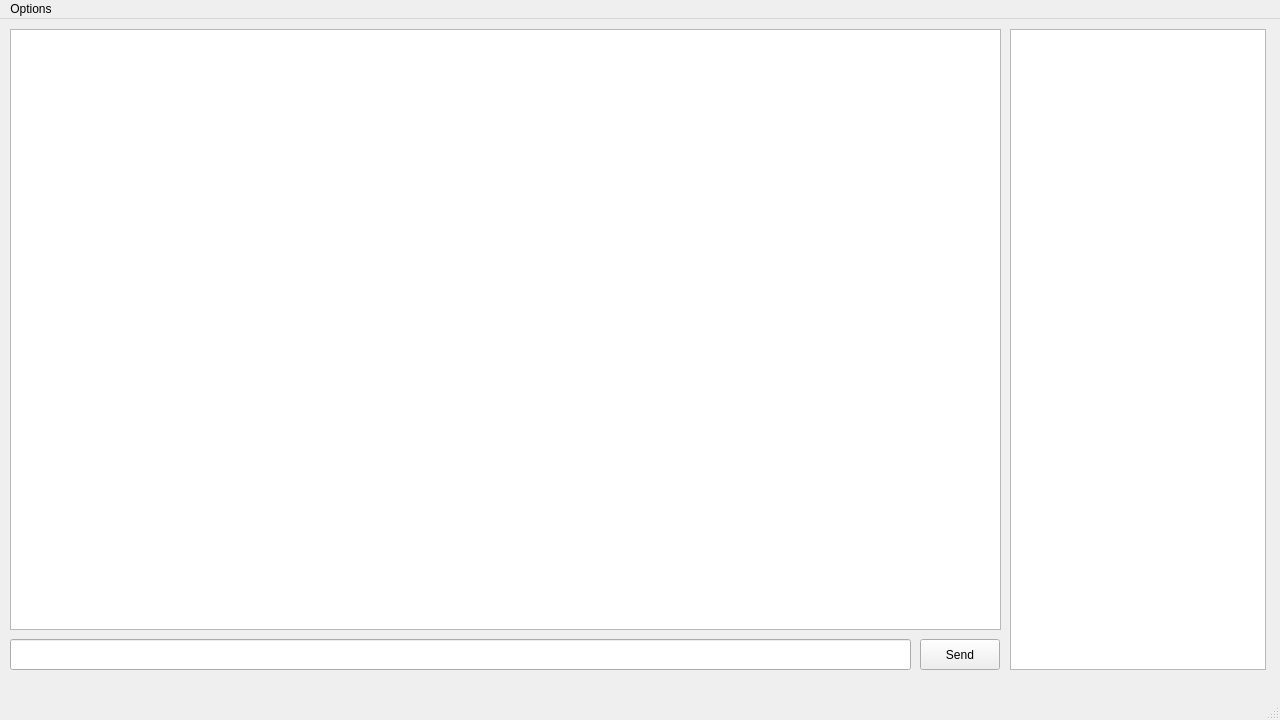
<?xml version="1.0" encoding="UTF-8"?>
<ui version="4.0">
 <class>MainWindow</class>
 <widget class="QMainWindow" name="MainWindow">
  <property name="geometry">
   <rect>
    <x>0</x>
    <y>0</y>
    <width>1280</width>
    <height>720</height>
   </rect>
  </property>
  <property name="windowTitle">
   <string>NERVChat</string>
  </property>
  <widget class="QWidget" name="stackedWidget_2">
   <widget class="QStackedWidget" name="stackedWidget">
    <property name="enabled">
     <bool>true</bool>
    </property>
    <property name="geometry">
     <rect>
      <x>0</x>
      <y>0</y>
      <width>1281</width>
      <height>691</height>
     </rect>
    </property>
    <property name="currentIndex">
     <number>1</number>
    </property>
    <widget class="QWidget" name="pgLogin">
     <widget class="QWidget" name="gridLayoutWidget_2">
      <property name="geometry">
       <rect>
        <x>10</x>
        <y>10</y>
        <width>1261</width>
        <height>661</height>
       </rect>
      </property>
      <layout class="QGridLayout" name="mainGridLayout">
       <property name="sizeConstraint">
        <enum>QLayout::SizeConstraint::SetDefaultConstraint</enum>
       </property>
       <item row="0" column="0">
        <layout class="QGridLayout" name="gridLayout">
         <property name="leftMargin">
          <number>200</number>
         </property>
         <property name="topMargin">
          <number>0</number>
         </property>
         <property name="rightMargin">
          <number>200</number>
         </property>
         <item row="12" column="1">
          <widget class="QPushButton" name="btnRegister">
           <property name="text">
            <string>Register</string>
           </property>
          </widget>
         </item>
         <item row="5" column="1">
          <widget class="QLineEdit" name="inputUname"/>
         </item>
         <item row="9" column="1">
          <spacer name="verticalSpacer">
           <property name="orientation">
            <enum>Qt::Orientation::Vertical</enum>
           </property>
           <property name="sizeHint" stdset="0">
            <size>
             <width>20</width>
             <height>40</height>
            </size>
           </property>
          </spacer>
         </item>
         <item row="13" column="1">
          <spacer name="verticalSpacer_2">
           <property name="orientation">
            <enum>Qt::Orientation::Vertical</enum>
           </property>
           <property name="sizeHint" stdset="0">
            <size>
             <width>20</width>
             <height>40</height>
            </size>
           </property>
          </spacer>
         </item>
         <item row="1" column="1">
          <widget class="QLabel" name="lblUname">
           <property name="minimumSize">
            <size>
             <width>259</width>
             <height>0</height>
            </size>
           </property>
           <property name="text">
            <string>Username:</string>
           </property>
          </widget>
         </item>
         <item row="8" column="1">
          <widget class="QLineEdit" name="inputPass">
           <property name="echoMode">
            <enum>QLineEdit::EchoMode::Password</enum>
           </property>
          </widget>
         </item>
         <item row="9" column="2">
          <spacer name="horizontalSpacer">
           <property name="orientation">
            <enum>Qt::Orientation::Horizontal</enum>
           </property>
           <property name="sizeHint" stdset="0">
            <size>
             <width>40</width>
             <height>20</height>
            </size>
           </property>
          </spacer>
         </item>
         <item row="9" column="0">
          <spacer name="horizontalSpacer_2">
           <property name="orientation">
            <enum>Qt::Orientation::Horizontal</enum>
           </property>
           <property name="sizeHint" stdset="0">
            <size>
             <width>40</width>
             <height>20</height>
            </size>
           </property>
          </spacer>
         </item>
         <item row="7" column="1">
          <widget class="QLabel" name="lblPass">
           <property name="text">
            <string>Password:</string>
           </property>
          </widget>
         </item>
         <item row="11" column="1">
          <widget class="QPushButton" name="btnLogin">
           <property name="text">
            <string>Login</string>
           </property>
          </widget>
         </item>
         <item row="0" column="1">
          <spacer name="verticalSpacer_3">
           <property name="orientation">
            <enum>Qt::Orientation::Vertical</enum>
           </property>
           <property name="sizeHint" stdset="0">
            <size>
             <width>20</width>
             <height>40</height>
            </size>
           </property>
          </spacer>
         </item>
        </layout>
       </item>
      </layout>
     </widget>
    </widget>
    <widget class="QWidget" name="pgChat">
     <widget class="QPushButton" name="btnSend">
      <property name="geometry">
       <rect>
        <x>920</x>
        <y>620</y>
        <width>80</width>
        <height>31</height>
       </rect>
      </property>
      <property name="text">
       <string>Send</string>
      </property>
     </widget>
     <widget class="QTextEdit" name="txtChatHistory">
      <property name="geometry">
       <rect>
        <x>10</x>
        <y>10</y>
        <width>991</width>
        <height>601</height>
       </rect>
      </property>
      <property name="readOnly">
       <bool>true</bool>
      </property>
     </widget>
     <widget class="QLineEdit" name="inputMessage">
      <property name="geometry">
       <rect>
        <x>10</x>
        <y>620</y>
        <width>901</width>
        <height>31</height>
       </rect>
      </property>
     </widget>
     <widget class="QListWidget" name="listUsers">
      <property name="geometry">
       <rect>
        <x>1010</x>
        <y>10</y>
        <width>256</width>
        <height>641</height>
       </rect>
      </property>
     </widget>
    </widget>
   </widget>
  </widget>
  <widget class="QMenuBar" name="menubar">
   <property name="geometry">
    <rect>
     <x>0</x>
     <y>0</y>
     <width>1280</width>
     <height>23</height>
    </rect>
   </property>
   <widget class="QMenu" name="menuOptions">
    <property name="enabled">
     <bool>true</bool>
    </property>
    <property name="title">
     <string>Options</string>
    </property>
    <addaction name="actionDisconnect"/>
    <addaction name="actionEditConnection"/>
   </widget>
   <addaction name="menuOptions"/>
  </widget>
  <widget class="QStatusBar" name="statusbar"/>
  <action name="actionDisconnect">
   <property name="enabled">
    <bool>false</bool>
   </property>
   <property name="text">
    <string>&amp;Disconnect from Server</string>
   </property>
   <property name="iconText">
    <string>Disconnect from Server</string>
   </property>
  </action>
  <action name="actionEditConnection">
   <property name="enabled">
    <bool>true</bool>
   </property>
   <property name="text">
    <string>&amp;Edit Connection</string>
   </property>
  </action>
 </widget>
 <resources/>
 <connections/>
</ui>
